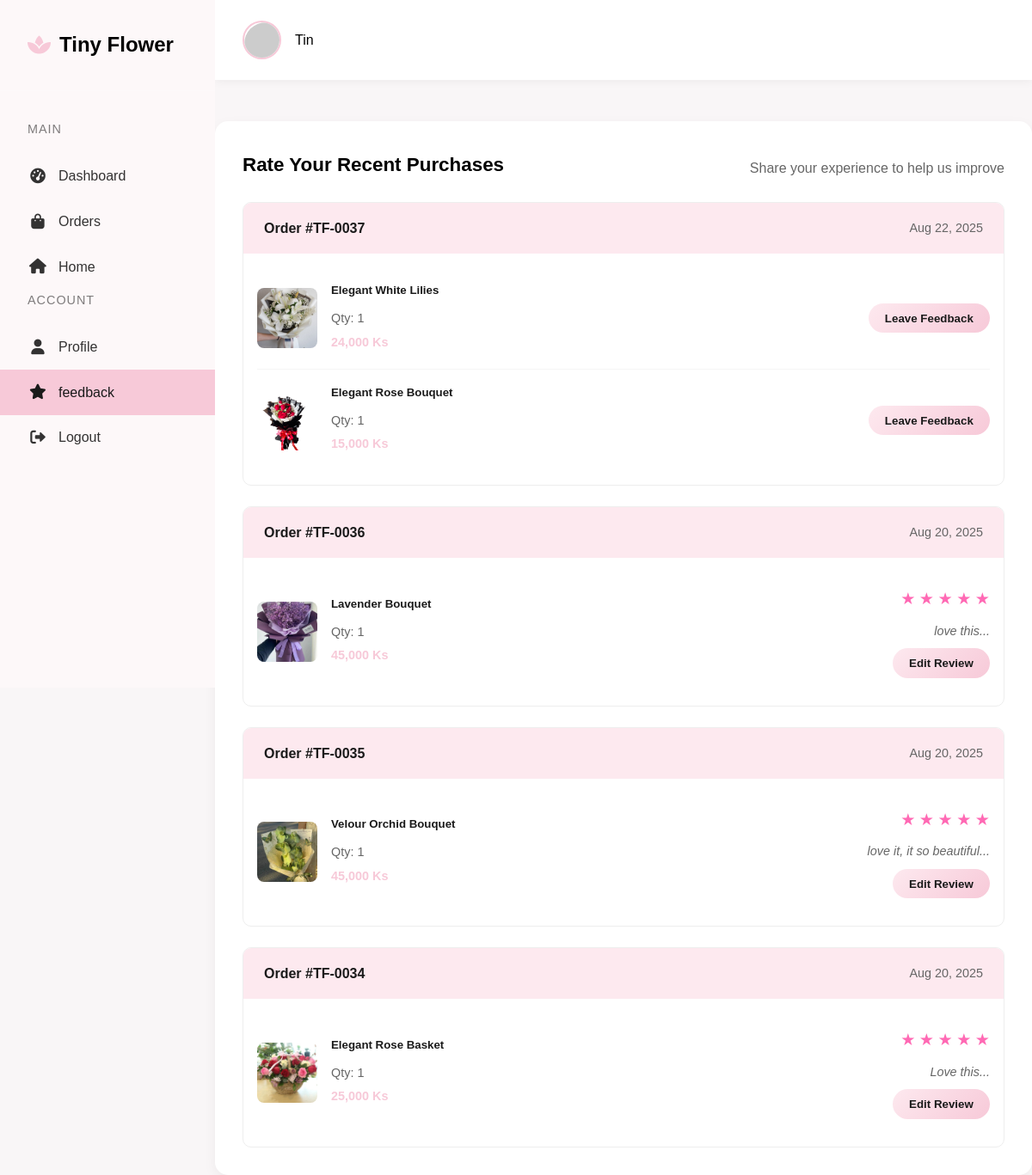
Page /user/feedback.php (signed in) on the committed database.
### tables this page shows
CREATE TABLE `orders_item` (
  `order_item_id` int(11) NOT NULL,
  `order_id` int(11) NOT NULL,
  `product_id` int(11) DEFAULT NULL,
  `aid` int(11) DEFAULT NULL,
  `quantity` int(11) NOT NULL,
  `sub_price` decimal(10,2) NOT NULL,
  `item_type` enum('product','accessory') NOT NULL DEFAULT 'product'
);

CREATE TABLE `product` (
  `product_id` int(11) NOT NULL,
  `product_name` varchar(255) NOT NULL,
  `product_description` text DEFAULT NULL,
  `product_price` decimal(10,2) NOT NULL,
  `arrangement_id` int(11) NOT NULL,
  `size` enum('Small','Medium','Large') NOT NULL DEFAULT 'Small',
  `date` timestamp NOT NULL DEFAULT current_timestamp(),
  `is_active` tinyint(1) DEFAULT 1
);

CREATE TABLE `order` (
  `order_id` int(11) NOT NULL,
  `customer_id` int(11) NOT NULL,
  `order_date` timestamp NOT NULL DEFAULT current_timestamp(),
  `order_status` enum('Pending','Accepted','Rejected') DEFAULT 'Pending',
  `total_amount` decimal(10,2) NOT NULL,
  `customer_note` text DEFAULT NULL
);

CREATE TABLE `feedback` (
  `feedback_id` int(11) NOT NULL,
  `customer_id` int(11) NOT NULL,
  `order_id` int(11) NOT NULL,
  `product_id` int(11) NOT NULL,
  `feedback_text` text DEFAULT NULL,
  `feedback_rating` int(11) DEFAULT NULL CHECK (`feedback_rating` between 1 and 5),
  `feedback_date` timestamp NOT NULL DEFAULT current_timestamp()
);

### user/feedback.php (the view, shortened to what this page needs)
<?php
include 'side.php';
$customer_id = $_SESSION['customer_id'];
    $ordersQuery = "
    SELECT o.order_id, o.order_date,
           oi.product_id, oi.quantity, oi.sub_price,
           p.product_name, p.product_description,
           (SELECT image_url FROM product_images WHERE product_id = p.product_id LIMIT 1) as image_url,
           f.feedback_id, f.feedback_rating, f.feedback_text
    FROM `order` o
    JOIN orders_item oi ON o.order_id = oi.order_id
    JOIN product p ON oi.product_id = p.product_id
    LEFT JOIN feedback f ON oi.product_id = f.product_id AND f.customer_id = o.customer_id
    WHERE o.customer_id = ?
    AND o.order_status = 'Accepted'
    ORDER BY o.order_date DESC
    LIMIT 5
";
$stmt = $con->prepare($ordersQuery);
$stmt->bind_param("i", $customer_id);
$stmt->execute();
$ordersResult = $stmt->get_result();
$ordersWithItems = [];
while ($row = $ordersResult->fetch_assoc()) {
    $orderId = $row['order_id'];
    if (!isset($ordersWithItems[$orderId])) {
        $ordersWithItems[$orderId] = [
            'order_date' => $row['order_date'],
            'items' => []
        ];
    }
    $ordersWithItems[$orderId]['items'][] = $row;
}
?>
<!DOCTYPE html>
<html lang="en">
<head>
    <link rel="stylesheet" href="https://cdnjs.cloudflare.com/ajax/libs/font-awesome/6.0.0-beta3/css/all.min.css" />
 <div class="feedback-section">
    <div class="section-title">
        <h3>Rate Your Recent Purchases</h3>
        <p>Share your experience to help us improve</p>
    </div>
    <div class="orders-feedback">
        <?php if (!empty($ordersWithItems)): ?>
            <?php foreach ($ordersWithItems as $orderId => $order): ?>
                <div class="order-feedback-card">
                    <div class="order-feedback-header">
                        <h4>Order #TF-<?php echo str_pad($orderId, 4, '0', STR_PAD_LEFT); ?></h4>
                        <span class="order-date"><?php echo date("M d, Y", strtotime($order['order_date'])); ?></span>
                    </div>
                    <div class="order-items-feedback">
                        <?php foreach ($order['items'] as $item): ?>
                            <div class="item-feedback" data-product-id="<?php echo $item['product_id']; ?>">
                                <div class="item-info">
                                    <img src="../uploads/products/<?php echo $item['image_url'] ?? 'default.jpg'; ?>"
                                         alt="<?php echo htmlspecialchars($item['product_name']); ?>">
                                    <div class="item-details">
                                        <h5><?php echo htmlspecialchars($item['product_name']); ?></h5>
                                        <p>Qty: <?php echo $item['quantity']; ?></p>
                                        <p class="item-price"><?php echo number_format($item['sub_price']); ?> Ks</p>
                                    </div>
                                </div>
                                <div class="feedback-action">
                                    <?php if ($item['feedback_id']): ?>
                                        <div class="existing-feedback">
                                            <div class="rating-display">
                                                <?php for ($i = 1; $i <= 5; $i++): ?>
                                                    <span class="star <?php echo $i <= $item['feedback_rating'] ? 'filled' : ''; ?>">★</span>
                                                <?php endfor; ?>
                                            </div>
                                            <p class="feedback-preview"><?php echo htmlspecialchars(substr($item['feedback_text'], 0, 50) . '...'); ?></p>
                                            <button class="edit-feedback-btn">Edit Review</button>
                                        </div>
                                    <?php else: ?>
                                        <button class="leave-feedback-btn">Leave Feedback</button>
                                    <?php endif; ?>
                                </div>
                            </div>
                        <?php endforeach; ?>
                    </div>
                </div>
            <?php endforeach; ?>
        <?php else: ?>
            <p class="no-feedback-items">You don't have any recent orders to review.</p>
        <?php endif; ?>
    </div>
</div>

### user/side.php (style rules this page uses)
:root { --primary: #f7c9d8; --primary-dark: #e6a5b8; --primary-light: #fde9ef; --secondary: #333333; --light: #f9f6f7; --dark: #1a1a1a; --accent: #f4aab9; --text: #2c2c2c; --dark-bg: #fdf8f9; --darker-bg: #f6f1f2; --transition: all 0.4s cubic-bezier(0.165, 0.84, 0.44, 1); }
* { margin: 0; padding: 0; box-sizing: border-box; font-family: 'Montserrat', sans-serif; }
body { background-color: var(--light); color: var(--text); line-height: 1.7; overflow-x: hidden; }
.section-title { display: flex; justify-content: space-between; align-items: center; margin-bottom: 1.5rem; }
.section-title h3 { font-size: 1.4rem; color: black; }

### user/feedback.php (style rules this page uses)
:root { --primary: #f7c9d8; --primary-dark: #e6a5b8; --primary-light: #fde9ef; --secondary: #333333; --light: #f9f6f7; --dark: #1a1a1a; --accent: #f4aab9; --text: #2c2c2c; --dark-bg: #fdf8f9; --darker-bg: #f6f1f2; --transition: all 0.4s cubic-bezier(0.165, 0.84, 0.44, 1); }
.feedback-section { margin-top: 3rem; padding: 2rem; background-color: white; border-radius: 15px; box-shadow: 0 5px 15px rgba(0, 0, 0, 0.05); }
.feedback-section .section-title { margin-bottom: 1.5rem; }
.feedback-section .section-title p { color: #666; margin-top: 0.5rem; }
.orders-feedback { display: flex; flex-direction: column; gap: 1.5rem; }
.order-feedback-card { border: 1px solid #eee; border-radius: 10px; overflow: hidden; }
.order-feedback-header { background-color: var(--primary-light); padding: 1rem 1.5rem; display: flex; justify-content: space-between; align-items: center; }
.order-feedback-header h4 { margin: 0; color: var(--dark); }
.order-date { color: #666; font-size: 0.9rem; }
.order-items-feedback { padding: 1rem; }
.item-feedback { display: flex; justify-content: space-between; align-items: center; padding: 1rem 0; border-bottom: 1px solid #f5f5f5; }
.item-feedback:last-child { border-bottom: none; }
.item-info { display: flex; align-items: center; gap: 1rem; }
.item-info img { width: 70px; height: 70px; object-fit: cover; border-radius: 8px; }
.item-details h5 { margin: 0 0 0.5rem 0; color: var(--dark); }
.item-details p { margin: 0.2rem 0; font-size: 0.9rem; color: #666; }
.item-price { color: var(--primary) !important; font-weight: 600; }
.feedback-action .leave-feedback-btn, .feedback-action .edit-feedback-btn { background: linear-gradient(135deg, var(--primary-light) 0%, var(--primary) 100%); color: var(--dark); border: none; padding: 0.6rem 1.2rem; border-radius: 50px; cursor: pointer; font-weight: 600; transition: all 0.3s ease; }
.existing-feedback { text-align: right; }
.rating-display { margin-bottom: 0.5rem; }
.rating-display .star { color: #ccc; font-size: 1.2rem; }
.rating-display .star.filled { color: #ff69b4; }
.feedback-preview { margin: 0.5rem 0; font-size: 0.9rem; color: #666; font-style: italic; }

### rows in the picture
orders_item: shows a picture, product.product_name "Elegant White Lilies", quantity "1", sub_price "24,000", shows "Leave Feedback"
orders_item: shows a picture, product.product_name "Elegant Rose Bouquet", quantity "1", sub_price "15,000", shows "Leave Feedback"
order: shows a picture, product.product_name "Lavender Bouquet", orders_item.quantity "1", orders_item.sub_price "45,000", feedback.feedback_text "love this..."
order: shows a picture, product.product_name "Velour Orchid Bouquet", orders_item.quantity "1", orders_item.sub_price "45,000", feedback.feedback_text "love it, it so beautiful..."
order: order_id "0034", order_date "Aug 20, 2025", shows a picture, product.product_name "Elegant Rose Basket", orders_item.quantity "1", orders_item.sub_price "25,000", feedback.feedback_text "Love this..."

### other values in the picture
$_SESSION['customer_name'] "Tin"
str_pad($orderId, 4, '0', STR_PAD_LEFT) "0037"
date("M d, Y", strtotime($order['order_date'])) "Aug 22, 2025"
str_pad($orderId, 4, '0', STR_PAD_LEFT) "0036"
date("M d, Y", strtotime($order['order_date'])) "Aug 20, 2025"
str_pad($orderId, 4, '0', STR_PAD_LEFT) "0035"
